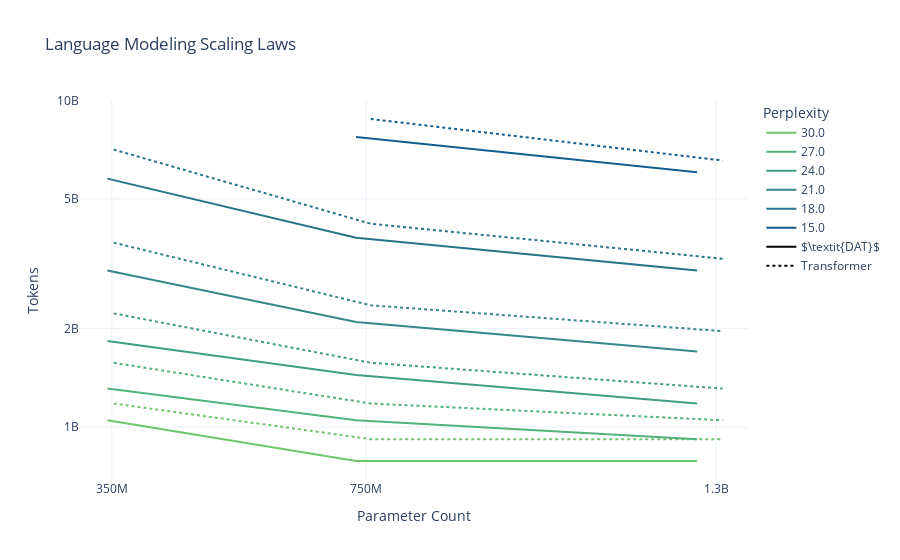

Here is the notebook cell this chart was saved with:
### Code cell
import plotly.express as px
import plotly.graph_objects as go

fig = px.line(df, x='Param Count', y='Tokens', color='Perplexity', line_dash='Model',
    # width=1200, height=600, 
    template=theme,
    color_discrete_sequence=px.colors.sequential.haline_r[3:],
    title='Language Modeling Scaling Laws')

fig.update_yaxes(type='log')

fig.update_xaxes(range=[300e6, 1.35e9], tickvals=[350e6, 750e6, 1.3e9], ticktext=['350M', '750M', '1.3B'], title_text='Parameter Count')
fig.update_yaxes(tickvals=[1e9, 2e9, 5e9, 10e9], ticktext=['1B', '2B', '5B', '10B'])

def compress_legend(fig):
   group1_base, group2_base  = fig.data[0].name.split(",")
   lines_marker_name = []
   for i, trace in enumerate(fig.data):
       part1,part2 = trace.name.split(',')
       if part1 == group1_base:
           lines_marker_name.append({"line": trace.line.to_plotly_json(), "marker": trace.marker.to_plotly_json(), "mode": trace.mode, "name": part2.lstrip(" ")})
       if part2 != group2_base:
           trace['name'] = ''
           trace['showlegend']=False
       else:
           trace['name'] = part1

   for lmn in lines_marker_name:
       lmn["line"]["color"] = "black"
       lmn["marker"]["color"] = "black"
       fig.add_trace(go.Scatter(y=[None], **lmn))
   fig.update_layout(legend_title_text='Perplexity', 
                     legend_itemclick=False,
                     legend_itemdoubleclick= False)

compress_legend(fig)

fig.show()

### Figure 1 — Plotly figure (JSON) as saved in the notebook; plotly's stock layout.template omitted (floating-point values rounded to 4 significant figures)
{"data": [{"hovertemplate": "Perplexity=30.0<br>Model=$\\textit{DAT}$ <br>Param Count=%{x}<br>Tokens=%{y}<extra></extra>", "legendgroup": "30.0, $\\textit{DAT}$ ", "line": {"color": "rgb(111, 198, 107)", "dash": "solid"}, "marker": {"symbol": "circle"}, "mode": "lines", "name": "30.0", "orientation": "v", "showlegend": true, "type": "scatter", "x": [343000000, 734000000, 1270000000], "xaxis": "x", "y": [1048576000, 786432000, 786432000], "yaxis": "y"}, {"hovertemplate": "Perplexity=30.0<br>Model=Transformer <br>Param Count=%{x}<br>Tokens=%{y}<extra></extra>", "legendgroup": "30.0, Transformer ", "line": {"color": "rgb(111, 198, 107)", "dash": "dot"}, "marker": {"symbol": "circle"}, "mode": "lines", "name": "", "orientation": "v", "showlegend": false, "type": "scatter", "x": [353000000, 757000000, 1310000000], "xaxis": "x", "y": [1179648000, 917504000, 917504000], "yaxis": "y"}, {"hovertemplate": "Perplexity=27.0<br>Model=$\\textit{DAT}$ <br>Param Count=%{x}<br>Tokens=%{y}<extra></extra>", "legendgroup": "27.0, $\\textit{DAT}$ ", "line": {"color": "rgb(81, 178, 124)", "dash": "solid"}, "marker": {"symbol": "circle"}, "mode": "lines", "name": "27.0", "orientation": "v", "showlegend": true, "type": "scatter", "x": [343000000, 734000000, 1270000000], "xaxis": "x", "y": [1310720000, 1048576000, 917504000], "yaxis": "y"}, {"hovertemplate": "Perplexity=27.0<br>Model=Transformer <br>Param Count=%{x}<br>Tokens=%{y}<extra></extra>", "legendgroup": "27.0, Transformer ", "line": {"color": "rgb(81, 178, 124)", "dash": "dot"}, "marker": {"symbol": "circle"}, "mode": "lines", "name": "", "orientation": "v", "showlegend": false, "type": "scatter", "x": [353000000, 757000000, 1310000000], "xaxis": "x", "y": [1572864000, 1179648000, 1048576000], "yaxis": "y"}, {"hovertemplate": "Perplexity=24.0<br>Model=$\\textit{DAT}$ <br>Param Count=%{x}<br>Tokens=%{y}<extra></extra>", "legendgroup": "24.0, $\\textit{DAT}$ ", "line": {"color": "rgb(65, 157, 133)", "dash": "solid"}, "marker": {"symbol": "circle"}, "mode": "lines", "name": "24.0", "orientation": "v", "showlegend": true, "type": "scatter", "x": [343000000, 734000000, 1270000000], "xaxis": "x", "y": [1835008000, 1441792000, 1179648000], "yaxis": "y"}, {"hovertemplate": "Perplexity=24.0<br>Model=Transformer <br>Param Count=%{x}<br>Tokens=%{y}<extra></extra>", "legendgroup": "24.0, Transformer ", "line": {"color": "rgb(65, 157, 133)", "dash": "dot"}, "marker": {"symbol": "circle"}, "mode": "lines", "name": "", "orientation": "v", "showlegend": false, "type": "scatter", "x": [353000000, 757000000, 1310000000], "xaxis": "x", "y": [2228224000, 1572864000, 1310720000], "yaxis": "y"}, {"hovertemplate": "Perplexity=21.0<br>Model=$\\textit{DAT}$ <br>Param Count=%{x}<br>Tokens=%{y}<extra></extra>", "legendgroup": "21.0, $\\textit{DAT}$ ", "line": {"color": "rgb(53, 136, 136)", "dash": "solid"}, "marker": {"symbol": "circle"}, "mode": "lines", "name": "21.0", "orientation": "v", "showlegend": true, "type": "scatter", "x": [343000000, 734000000, 1270000000], "xaxis": "x", "y": [3014656000, 2097152000, 1703936000], "yaxis": "y"}, {"hovertemplate": "Perplexity=21.0<br>Model=Transformer <br>Param Count=%{x}<br>Tokens=%{y}<extra></extra>", "legendgroup": "21.0, Transformer ", "line": {"color": "rgb(53, 136, 136)", "dash": "dot"}, "marker": {"symbol": "circle"}, "mode": "lines", "name": "", "orientation": "v", "showlegend": false, "type": "scatter", "x": [353000000, 757000000, 1310000000], "xaxis": "x", "y": [3670016000, 2359296000, 1966080000], "yaxis": "y"}, {"hovertemplate": "Perplexity=18.0<br>Model=$\\textit{DAT}$ <br>Param Count=%{x}<br>Tokens=%{y}<extra></extra>", "legendgroup": "18.0, $\\textit{DAT}$ ", "line": {"color": "rgb(38, 116, 137)", "dash": "solid"}, "marker": {"symbol": "circle"}, "mode": "lines", "name": "18.0", "orientation": "v", "showlegend": true, "type": "scatter", "x": [343000000, 734000000, 1270000000], "xaxis": "x", "y": [5767168000, 3801088000, 3014656000], "yaxis": "y"}, {"hovertemplate": "Perplexity=18.0<br>Model=Transformer <br>Param Count=%{x}<br>Tokens=%{y}<extra></extra>", "legendgroup": "18.0, Transformer ", "line": {"color": "rgb(38, 116, 137)", "dash": "dot"}, "marker": {"symbol": "circle"}, "mode": "lines", "name": "", "orientation": "v", "showlegend": false, "type": "scatter", "x": [353000000, 757000000, 1310000000], "xaxis": "x", "y": [7077888000, 4194304000, 3276800000], "yaxis": "y"}, {"hovertemplate": "Perplexity=15.0<br>Model=$\\textit{DAT}$ <br>Param Count=%{x}<br>Tokens=%{y}<extra></extra>", "legendgroup": "15.0, $\\textit{DAT}$ ", "line": {"color": "rgb(18, 95, 142)", "dash": "solid"}, "marker": {"symbol": "circle"}, "mode": "lines", "name": "15.0", "orientation": "v", "showlegend": true, "type": "scatter", "x": [343000000, 734000000, 1270000000], "xaxis": "x", "y": [null, 7733248000, 6029312000], "yaxis": "y"}, {"hovertemplate": "Perplexity=15.0<br>Model=Transformer <br>Param Count=%{x}<br>Tokens=%{y}<extra></extra>", "legendgroup": "15.0, Transformer ", "line": {"color": "rgb(18, 95, 142)", "dash": "dot"}, "marker": {"symbol": "circle"}, "mode": "lines", "name": "", "orientation": "v", "showlegend": false, "type": "scatter", "x": [353000000, 757000000, 1310000000], "xaxis": "x", "y": [null, 8781824000, 6553600000], "yaxis": "y"}, {"line": {"color": "black", "dash": "solid"}, "marker": {"color": "black", "symbol": "circle"}, "mode": "lines", "name": "$\\textit{DAT}$ ", "type": "scatter", "y": [null]}, {"line": {"color": "black", "dash": "dot"}, "marker": {"color": "black", "symbol": "circle"}, "mode": "lines", "name": "Transformer ", "type": "scatter", "y": [null]}], "layout": {"legend": {"itemclick": false, "itemdoubleclick": false, "title": {"text": "Perplexity"}, "tracegroupgap": 0}, "title": {"text": "Language Modeling Scaling Laws"}, "xaxis": {"anchor": "y", "domain": [0, 1], "range": [300000000, 1350000000], "ticktext": ["350M", "750M", "1.3B"], "tickvals": [350000000, 750000000, 1300000000], "title": {"text": "Parameter Count"}}, "yaxis": {"anchor": "x", "domain": [0, 1], "ticktext": ["1B", "2B", "5B", "10B"], "tickvals": [1000000000, 2000000000, 5000000000, 10000000000], "title": {"text": "Tokens"}, "type": "log"}}}
